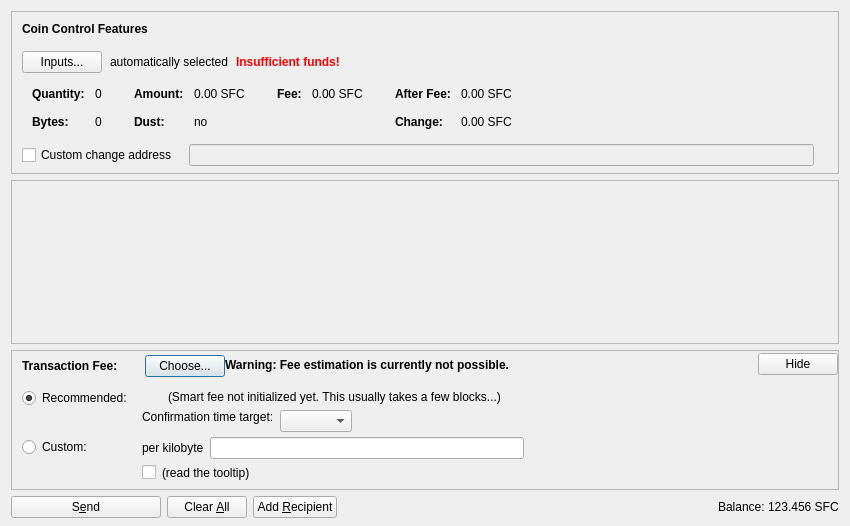
<?xml version="1.0" encoding="UTF-8"?>
<ui version="4.0">
 <class>SendCoinsDialog</class>
 <widget class="QDialog" name="SendCoinsDialog">
  <property name="geometry">
   <rect>
    <x>0</x>
    <y>0</y>
    <width>850</width>
    <height>526</height>
   </rect>
  </property>
  <property name="windowTitle">
   <string>Send Coins</string>
  </property>
  <layout class="QVBoxLayout" name="verticalLayout" stretch="0,1,0,0">
   <property name="bottomMargin">
    <number>8</number>
   </property>
   <item>
    <widget class="QFrame" name="frameCoinControl">
     <property name="sizePolicy">
      <sizepolicy hsizetype="Expanding" vsizetype="Expanding">
       <horstretch>0</horstretch>
       <verstretch>0</verstretch>
      </sizepolicy>
     </property>
     <property name="maximumSize">
      <size>
       <width>16777215</width>
       <height>16777215</height>
      </size>
     </property>
     <property name="frameShape">
      <enum>QFrame::StyledPanel</enum>
     </property>
     <property name="frameShadow">
      <enum>QFrame::Sunken</enum>
     </property>
     <layout class="QVBoxLayout" name="verticalLayoutCoinControl2">
      <property name="spacing">
       <number>0</number>
      </property>
      <property name="leftMargin">
       <number>0</number>
      </property>
      <property name="topMargin">
       <number>0</number>
      </property>
      <property name="rightMargin">
       <number>0</number>
      </property>
      <property name="bottomMargin">
       <number>6</number>
      </property>
      <item>
       <layout class="QVBoxLayout" name="verticalLayoutCoinControl" stretch="0,0,0,0,1">
        <property name="spacing">
         <number>0</number>
        </property>
        <property name="leftMargin">
         <number>10</number>
        </property>
        <property name="topMargin">
         <number>10</number>
        </property>
        <item>
         <layout class="QHBoxLayout" name="horizontalLayoutCoinControl1">
          <property name="bottomMargin">
           <number>15</number>
          </property>
          <item>
           <widget class="QLabel" name="labelCoinControlFeatures">
            <property name="sizePolicy">
             <sizepolicy hsizetype="Preferred" vsizetype="Maximum">
              <horstretch>0</horstretch>
              <verstretch>0</verstretch>
             </sizepolicy>
            </property>
            <property name="font">
             <font>
              <weight>75</weight>
              <bold>true</bold>
             </font>
            </property>
            <property name="styleSheet">
             <string notr="true">font-weight:bold;</string>
            </property>
            <property name="text">
             <string>Coin Control Features</string>
            </property>
           </widget>
          </item>
         </layout>
        </item>
        <item>
         <layout class="QHBoxLayout" name="horizontalLayoutCoinControl2" stretch="0,0,0,0">
          <property name="spacing">
           <number>8</number>
          </property>
          <property name="bottomMargin">
           <number>10</number>
          </property>
          <item>
           <widget class="QPushButton" name="pushButtonCoinControl">
            <property name="styleSheet">
             <string notr="true"/>
            </property>
            <property name="text">
             <string>Inputs...</string>
            </property>
            <property name="autoDefault">
             <bool>false</bool>
            </property>
           </widget>
          </item>
          <item>
           <widget class="QLabel" name="labelCoinControlAutomaticallySelected">
            <property name="text">
             <string>automatically selected</string>
            </property>
            <property name="margin">
             <number>5</number>
            </property>
           </widget>
          </item>
          <item>
           <widget class="QLabel" name="labelCoinControlInsuffFunds">
            <property name="font">
             <font>
              <weight>75</weight>
              <bold>true</bold>
             </font>
            </property>
            <property name="styleSheet">
             <string notr="true">color:red;font-weight:bold;</string>
            </property>
            <property name="text">
             <string>Insufficient funds!</string>
            </property>
            <property name="margin">
             <number>5</number>
            </property>
           </widget>
          </item>
          <item>
           <spacer name="horizontalSpacerCoinControl">
            <property name="orientation">
             <enum>Qt::Horizontal</enum>
            </property>
            <property name="sizeHint" stdset="0">
             <size>
              <width>40</width>
              <height>1</height>
             </size>
            </property>
           </spacer>
          </item>
         </layout>
        </item>
        <item>
         <widget class="QWidget" name="widgetCoinControl" native="true">
          <property name="sizePolicy">
           <sizepolicy hsizetype="Preferred" vsizetype="Preferred">
            <horstretch>0</horstretch>
            <verstretch>0</verstretch>
           </sizepolicy>
          </property>
          <property name="minimumSize">
           <size>
            <width>0</width>
            <height>0</height>
           </size>
          </property>
          <property name="styleSheet">
           <string notr="true"/>
          </property>
          <layout class="QHBoxLayout" name="horizontalLayoutCoinControl5">
           <property name="leftMargin">
            <number>0</number>
           </property>
           <property name="topMargin">
            <number>0</number>
           </property>
           <property name="rightMargin">
            <number>0</number>
           </property>
           <property name="bottomMargin">
            <number>0</number>
           </property>
           <item>
            <layout class="QHBoxLayout" name="horizontalLayoutCoinControl3" stretch="0,0,0,1">
             <property name="spacing">
              <number>20</number>
             </property>
             <property name="topMargin">
              <number>0</number>
             </property>
             <property name="bottomMargin">
              <number>10</number>
             </property>
             <item>
              <layout class="QFormLayout" name="formLayoutCoinControl1">
               <property name="horizontalSpacing">
                <number>10</number>
               </property>
               <property name="verticalSpacing">
                <number>14</number>
               </property>
               <property name="leftMargin">
                <number>10</number>
               </property>
               <property name="topMargin">
                <number>4</number>
               </property>
               <property name="rightMargin">
                <number>6</number>
               </property>
               <item row="0" column="0">
                <widget class="QLabel" name="labelCoinControlQuantityText">
                 <property name="font">
                  <font>
                   <weight>75</weight>
                   <bold>true</bold>
                  </font>
                 </property>
                 <property name="text">
                  <string>Quantity:</string>
                 </property>
                 <property name="margin">
                  <number>0</number>
                 </property>
                </widget>
               </item>
               <item row="0" column="1">
                <widget class="QLabel" name="labelCoinControlQuantity">
                 <property name="cursor">
                  <cursorShape>IBeamCursor</cursorShape>
                 </property>
                 <property name="contextMenuPolicy">
                  <enum>Qt::ActionsContextMenu</enum>
                 </property>
                 <property name="text">
                  <string notr="true">0</string>
                 </property>
                 <property name="margin">
                  <number>0</number>
                 </property>
                 <property name="textInteractionFlags">
                  <set>Qt::LinksAccessibleByMouse|Qt::TextSelectableByKeyboard|Qt::TextSelectableByMouse</set>
                 </property>
                </widget>
               </item>
               <item row="1" column="0">
                <widget class="QLabel" name="labelCoinControlBytesText">
                 <property name="font">
                  <font>
                   <weight>75</weight>
                   <bold>true</bold>
                  </font>
                 </property>
                 <property name="text">
                  <string>Bytes:</string>
                 </property>
                </widget>
               </item>
               <item row="1" column="1">
                <widget class="QLabel" name="labelCoinControlBytes">
                 <property name="cursor">
                  <cursorShape>IBeamCursor</cursorShape>
                 </property>
                 <property name="contextMenuPolicy">
                  <enum>Qt::ActionsContextMenu</enum>
                 </property>
                 <property name="text">
                  <string notr="true">0</string>
                 </property>
                 <property name="textInteractionFlags">
                  <set>Qt::LinksAccessibleByMouse|Qt::TextSelectableByKeyboard|Qt::TextSelectableByMouse</set>
                 </property>
                </widget>
               </item>
              </layout>
             </item>
             <item>
              <layout class="QFormLayout" name="formLayoutCoinControl2">
               <property name="horizontalSpacing">
                <number>10</number>
               </property>
               <property name="verticalSpacing">
                <number>14</number>
               </property>
               <property name="leftMargin">
                <number>6</number>
               </property>
               <property name="topMargin">
                <number>4</number>
               </property>
               <property name="rightMargin">
                <number>6</number>
               </property>
               <item row="0" column="0">
                <widget class="QLabel" name="labelCoinControlAmountText">
                 <property name="font">
                  <font>
                   <weight>75</weight>
                   <bold>true</bold>
                  </font>
                 </property>
                 <property name="text">
                  <string>Amount:</string>
                 </property>
                 <property name="margin">
                  <number>0</number>
                 </property>
                </widget>
               </item>
               <item row="0" column="1">
                <widget class="QLabel" name="labelCoinControlAmount">
                 <property name="cursor">
                  <cursorShape>IBeamCursor</cursorShape>
                 </property>
                 <property name="contextMenuPolicy">
                  <enum>Qt::ActionsContextMenu</enum>
                 </property>
                 <property name="text">
                  <string notr="true">0.00 SFC</string>
                 </property>
                 <property name="textInteractionFlags">
                  <set>Qt::LinksAccessibleByMouse|Qt::TextSelectableByKeyboard|Qt::TextSelectableByMouse</set>
                 </property>
                </widget>
               </item>
               <item row="1" column="0">
                <widget class="QLabel" name="labelCoinControlLowOutputText">
                 <property name="font">
                  <font>
                   <weight>75</weight>
                   <bold>true</bold>
                  </font>
                 </property>
                 <property name="text">
                  <string>Dust:</string>
                 </property>
                </widget>
               </item>
               <item row="1" column="1">
                <widget class="QLabel" name="labelCoinControlLowOutput">
                 <property name="cursor">
                  <cursorShape>IBeamCursor</cursorShape>
                 </property>
                 <property name="contextMenuPolicy">
                  <enum>Qt::ActionsContextMenu</enum>
                 </property>
                 <property name="text">
                  <string notr="true">no</string>
                 </property>
                 <property name="textInteractionFlags">
                  <set>Qt::LinksAccessibleByMouse|Qt::TextSelectableByKeyboard|Qt::TextSelectableByMouse</set>
                 </property>
                </widget>
               </item>
              </layout>
             </item>
             <item>
              <layout class="QFormLayout" name="formLayoutCoinControl3">
               <property name="horizontalSpacing">
                <number>10</number>
               </property>
               <property name="verticalSpacing">
                <number>14</number>
               </property>
               <property name="leftMargin">
                <number>6</number>
               </property>
               <property name="topMargin">
                <number>4</number>
               </property>
               <property name="rightMargin">
                <number>6</number>
               </property>
               <item row="0" column="0">
                <widget class="QLabel" name="labelCoinControlFeeText">
                 <property name="font">
                  <font>
                   <weight>75</weight>
                   <bold>true</bold>
                  </font>
                 </property>
                 <property name="text">
                  <string>Fee:</string>
                 </property>
                 <property name="margin">
                  <number>0</number>
                 </property>
                </widget>
               </item>
               <item row="0" column="1">
                <widget class="QLabel" name="labelCoinControlFee">
                 <property name="cursor">
                  <cursorShape>IBeamCursor</cursorShape>
                 </property>
                 <property name="contextMenuPolicy">
                  <enum>Qt::ActionsContextMenu</enum>
                 </property>
                 <property name="text">
                  <string notr="true">0.00 SFC</string>
                 </property>
                 <property name="textInteractionFlags">
                  <set>Qt::LinksAccessibleByMouse|Qt::TextSelectableByKeyboard|Qt::TextSelectableByMouse</set>
                 </property>
                </widget>
               </item>
              </layout>
             </item>
             <item>
              <layout class="QFormLayout" name="formLayoutCoinControl4">
               <property name="horizontalSpacing">
                <number>10</number>
               </property>
               <property name="verticalSpacing">
                <number>14</number>
               </property>
               <property name="leftMargin">
                <number>6</number>
               </property>
               <property name="topMargin">
                <number>4</number>
               </property>
               <property name="rightMargin">
                <number>6</number>
               </property>
               <item row="0" column="0">
                <widget class="QLabel" name="labelCoinControlAfterFeeText">
                 <property name="font">
                  <font>
                   <weight>75</weight>
                   <bold>true</bold>
                  </font>
                 </property>
                 <property name="text">
                  <string>After Fee:</string>
                 </property>
                 <property name="margin">
                  <number>0</number>
                 </property>
                </widget>
               </item>
               <item row="0" column="1">
                <widget class="QLabel" name="labelCoinControlAfterFee">
                 <property name="cursor">
                  <cursorShape>IBeamCursor</cursorShape>
                 </property>
                 <property name="contextMenuPolicy">
                  <enum>Qt::ActionsContextMenu</enum>
                 </property>
                 <property name="text">
                  <string notr="true">0.00 SFC</string>
                 </property>
                 <property name="textInteractionFlags">
                  <set>Qt::LinksAccessibleByMouse|Qt::TextSelectableByKeyboard|Qt::TextSelectableByMouse</set>
                 </property>
                </widget>
               </item>
               <item row="1" column="0">
                <widget class="QLabel" name="labelCoinControlChangeText">
                 <property name="font">
                  <font>
                   <weight>75</weight>
                   <bold>true</bold>
                  </font>
                 </property>
                 <property name="text">
                  <string>Change:</string>
                 </property>
                </widget>
               </item>
               <item row="1" column="1">
                <widget class="QLabel" name="labelCoinControlChange">
                 <property name="cursor">
                  <cursorShape>IBeamCursor</cursorShape>
                 </property>
                 <property name="contextMenuPolicy">
                  <enum>Qt::ActionsContextMenu</enum>
                 </property>
                 <property name="text">
                  <string notr="true">0.00 SFC</string>
                 </property>
                 <property name="textInteractionFlags">
                  <set>Qt::LinksAccessibleByMouse|Qt::TextSelectableByKeyboard|Qt::TextSelectableByMouse</set>
                 </property>
                </widget>
               </item>
              </layout>
             </item>
            </layout>
           </item>
          </layout>
         </widget>
        </item>
        <item>
         <layout class="QHBoxLayout" name="horizontalLayoutCoinControl4" stretch="0,0,0">
          <property name="spacing">
           <number>12</number>
          </property>
          <property name="sizeConstraint">
           <enum>QLayout::SetDefaultConstraint</enum>
          </property>
          <property name="topMargin">
           <number>5</number>
          </property>
          <property name="rightMargin">
           <number>5</number>
          </property>
          <item>
           <widget class="QCheckBox" name="checkBoxCoinControlChange">
            <property name="toolTip">
             <string>If this is activated, but the change address is empty or invalid, change will be sent to a newly generated address.</string>
            </property>
            <property name="text">
             <string>Custom change address</string>
            </property>
           </widget>
          </item>
          <item>
           <widget class="QValidatedLineEdit" name="lineEditCoinControlChange">
            <property name="enabled">
             <bool>false</bool>
            </property>
            <property name="sizePolicy">
             <sizepolicy hsizetype="Expanding" vsizetype="Fixed">
              <horstretch>0</horstretch>
              <verstretch>0</verstretch>
             </sizepolicy>
            </property>
           </widget>
          </item>
          <item>
           <widget class="QLabel" name="labelCoinControlChangeLabel">
            <property name="sizePolicy">
             <sizepolicy hsizetype="Preferred" vsizetype="Expanding">
              <horstretch>0</horstretch>
              <verstretch>0</verstretch>
             </sizepolicy>
            </property>
            <property name="minimumSize">
             <size>
              <width>0</width>
              <height>0</height>
             </size>
            </property>
            <property name="text">
             <string/>
            </property>
            <property name="margin">
             <number>3</number>
            </property>
           </widget>
          </item>
         </layout>
        </item>
        <item>
         <spacer name="verticalSpacerCoinControl">
          <property name="orientation">
           <enum>Qt::Vertical</enum>
          </property>
          <property name="sizeHint" stdset="0">
           <size>
            <width>800</width>
            <height>1</height>
           </size>
          </property>
         </spacer>
        </item>
       </layout>
      </item>
     </layout>
    </widget>
   </item>
   <item>
    <widget class="QScrollArea" name="scrollArea">
     <property name="widgetResizable">
      <bool>true</bool>
     </property>
     <widget class="QWidget" name="scrollAreaWidgetContents">
      <property name="geometry">
       <rect>
        <x>0</x>
        <y>0</y>
        <width>830</width>
        <height>104</height>
       </rect>
      </property>
      <layout class="QVBoxLayout" name="verticalLayout_2" stretch="0,1">
       <property name="leftMargin">
        <number>0</number>
       </property>
       <property name="topMargin">
        <number>0</number>
       </property>
       <property name="rightMargin">
        <number>0</number>
       </property>
       <property name="bottomMargin">
        <number>0</number>
       </property>
       <item>
        <layout class="QVBoxLayout" name="entries">
         <property name="spacing">
          <number>6</number>
         </property>
        </layout>
       </item>
       <item>
        <spacer name="verticalSpacer">
         <property name="orientation">
          <enum>Qt::Vertical</enum>
         </property>
         <property name="sizeHint" stdset="0">
          <size>
           <width>20</width>
           <height>40</height>
          </size>
         </property>
        </spacer>
       </item>
      </layout>
     </widget>
    </widget>
   </item>
   <item>
    <widget class="QFrame" name="frameFee">
     <property name="sizePolicy">
      <sizepolicy hsizetype="Expanding" vsizetype="Expanding">
       <horstretch>0</horstretch>
       <verstretch>0</verstretch>
      </sizepolicy>
     </property>
     <property name="maximumSize">
      <size>
       <width>16777215</width>
       <height>16777215</height>
      </size>
     </property>
     <property name="frameShape">
      <enum>QFrame::StyledPanel</enum>
     </property>
     <property name="frameShadow">
      <enum>QFrame::Sunken</enum>
     </property>
     <layout class="QVBoxLayout" name="verticalLayoutFee1">
      <property name="spacing">
       <number>0</number>
      </property>
      <property name="leftMargin">
       <number>0</number>
      </property>
      <property name="topMargin">
       <number>0</number>
      </property>
      <property name="rightMargin">
       <number>0</number>
      </property>
      <property name="bottomMargin">
       <number>0</number>
      </property>
      <item>
       <layout class="QVBoxLayout" name="verticalLayoutFee2" stretch="0,0,0">
        <property name="spacing">
         <number>0</number>
        </property>
        <property name="leftMargin">
         <number>10</number>
        </property>
        <property name="topMargin">
         <number>0</number>
        </property>
        <item>
         <layout class="QHBoxLayout" name="horizontalLayoutFee1">
          <property name="bottomMargin">
           <number>0</number>
          </property>
          <item>
           <layout class="QVBoxLayout" name="verticalLayoutFee7">
            <property name="spacing">
             <number>0</number>
            </property>
            <item>
             <spacer name="verticalSpacerSmartFee">
              <property name="orientation">
               <enum>Qt::Vertical</enum>
              </property>
              <property name="sizeType">
               <enum>QSizePolicy::Fixed</enum>
              </property>
              <property name="sizeHint" stdset="0">
               <size>
                <width>1</width>
                <height>4</height>
               </size>
              </property>
             </spacer>
            </item>
            <item>
             <layout class="QHBoxLayout" name="horizontalLayoutSmartFee">
              <property name="spacing">
               <number>10</number>
              </property>
              <item>
               <widget class="QLabel" name="labelFeeHeadline">
                <property name="sizePolicy">
                 <sizepolicy hsizetype="Preferred" vsizetype="Maximum">
                  <horstretch>0</horstretch>
                  <verstretch>0</verstretch>
                 </sizepolicy>
                </property>
                <property name="font">
                 <font>
                  <weight>75</weight>
                  <bold>true</bold>
                 </font>
                </property>
                <property name="styleSheet">
                 <string notr="true">font-weight:bold;</string>
                </property>
                <property name="text">
                 <string>Transaction Fee:</string>
                </property>
               </widget>
              </item>
              <item>
               <widget class="QLabel" name="labelFeeMinimized">
                <property name="text">
                 <string/>
                </property>
               </widget>
              </item>
              <item>
               <widget class="QPushButton" name="buttonChooseFee">
                <property name="text">
                 <string>Choose...</string>
                </property>
               </widget>
              </item>
             </layout>
            </item>
            <item>
             <spacer name="verticalSpacer_5">
              <property name="orientation">
               <enum>Qt::Vertical</enum>
              </property>
              <property name="sizeHint" stdset="0">
               <size>
                <width>1</width>
                <height>1</height>
               </size>
              </property>
             </spacer>
            </item>
           </layout>
          </item>
          <item>
           <widget class="QLabel" name="fallbackFeeWarningLabel">
            <property name="toolTip">
             <string>Using the fallbackfee can result in sending a transaction that will take several hours or days (or never) to confirm. Consider choosing your fee manually or wait until you have validated the complete chain.</string>
            </property>
            <property name="font">
            <font>
                <weight>75</weight>
                <bold>true</bold>
            </font>
            </property>
            <property name="text">
             <string>Warning: Fee estimation is currently not possible.</string>
            </property>
            <property name="wordWrap">
             <bool>false</bool>
            </property>
           </widget>
          </item>
          <item>
           <spacer name="horizontalSpacer_4">
            <property name="orientation">
             <enum>Qt::Horizontal</enum>
            </property>
            <property name="sizeType">
             <enum>QSizePolicy::MinimumExpanding</enum>
            </property>
            <property name="sizeHint" stdset="0">
             <size>
              <width>40</width>
              <height>20</height>
             </size>
            </property>
           </spacer>
          </item>
          <item>
           <widget class="QPushButton" name="buttonMinimizeFee">
            <property name="toolTip">
             <string>collapse fee-settings</string>
            </property>
            <property name="text">
             <string>Hide</string>
            </property>
           </widget>
          </item>
         </layout>
        </item>
        <item>
         <widget class="QFrame" name="frameFeeSelection">
          <layout class="QVBoxLayout" name="verticalLayoutFee12">
           <property name="spacing">
            <number>0</number>
           </property>
           <property name="leftMargin">
            <number>0</number>
           </property>
           <property name="topMargin">
            <number>0</number>
           </property>
           <property name="rightMargin">
            <number>0</number>
           </property>
           <property name="bottomMargin">
            <number>0</number>
           </property>
           <item>
            <layout class="QGridLayout" name="gridLayoutFee">
             <property name="topMargin">
              <number>10</number>
             </property>
             <property name="bottomMargin">
              <number>4</number>
             </property>
             <property name="horizontalSpacing">
              <number>10</number>
             </property>
             <property name="verticalSpacing">
              <number>4</number>
             </property>
             <item row="1" column="1">
              <layout class="QVBoxLayout" name="verticalLayoutFee8">
               <property name="spacing">
                <number>6</number>
               </property>
               <item>
                <layout class="QHBoxLayout" name="horizontalLayoutFee13">
                 <item>
                  <widget class="QLabel" name="labelCustomPerKilobyte">
                   <property name="toolTip">
                    <string>If the custom fee is set to 1000 satoshis and the transaction is only 250 bytes, then &quot;per kilobyte&quot; only pays 250 satoshis in fee, while &quot;total at least&quot; pays 1000 satoshis. For transactions bigger than a kilobyte both pay by kilobyte.</string>
                   </property>
                   <property name="text">
                    <string>per kilobyte</string>
                   </property>
                  </widget>
                 </item>
                 <item>
                  <widget class="BitcoinAmountField" name="customFee"/>
                 </item>
                 <item>
                  <spacer name="horizontalSpacer_6">
                   <property name="orientation">
                    <enum>Qt::Horizontal</enum>
                   </property>
                   <property name="sizeHint" stdset="0">
                    <size>
                     <width>1</width>
                     <height>1</height>
                    </size>
                   </property>
                  </spacer>
                 </item>
                </layout>
               </item>
               <item>
                <layout class="QHBoxLayout" name="horizontalLayoutFee8">
                 <item>
                  <widget class="QCheckBox" name="checkBoxMinimumFee">
                   <property name="toolTip">
                    <string>Paying only the minimum fee is just fine as long as there is less transaction volume than space in the blocks. But be aware that this can end up in a never confirming transaction once there is more demand for soficoin transactions than the network can process.</string>
                   </property>
                   <property name="text">
                    <string/>
                   </property>
                  </widget>
                 </item>
                 <item>
                  <widget class="QLabel" name="labelMinFeeWarning">
                   <property name="enabled">
                    <bool>true</bool>
                   </property>
                   <property name="toolTip">
                    <string>Paying only the minimum fee is just fine as long as there is less transaction volume than space in the blocks. But be aware that this can end up in a never confirming transaction once there is more demand for soficoin transactions than the network can process.</string>
                   </property>
                   <property name="text">
                    <string>(read the tooltip)</string>
                   </property>
                   <property name="margin">
                    <number>5</number>
                   </property>
                  </widget>
                 </item>
                 <item>
                  <spacer name="horizontalSpacer_2">
                   <property name="orientation">
                    <enum>Qt::Horizontal</enum>
                   </property>
                   <property name="sizeHint" stdset="0">
                    <size>
                     <width>1</width>
                     <height>1</height>
                    </size>
                   </property>
                  </spacer>
                 </item>
                </layout>
               </item>
              </layout>
             </item>
             <item row="0" column="0">
              <layout class="QVBoxLayout" name="verticalLayoutFee4" stretch="0,1">
               <item>
                <widget class="QRadioButton" name="radioSmartFee">
                 <property name="text">
                  <string>Recommended:</string>
                 </property>
                 <property name="checked">
                  <bool>true</bool>
                 </property>
                 <attribute name="buttonGroup">
                  <string notr="true">groupFee</string>
                 </attribute>
                </widget>
               </item>
               <item>
                <spacer name="verticalSpacer_2">
                 <property name="orientation">
                  <enum>Qt::Vertical</enum>
                 </property>
                 <property name="sizeHint" stdset="0">
                  <size>
                   <width>1</width>
                   <height>1</height>
                  </size>
                 </property>
                </spacer>
               </item>
              </layout>
             </item>
             <item row="1" column="0">
              <layout class="QVBoxLayout" name="verticalLayoutFee9" stretch="0,1">
               <item>
                <widget class="QRadioButton" name="radioCustomFee">
                 <property name="text">
                  <string>Custom:</string>
                 </property>
                 <attribute name="buttonGroup">
                  <string notr="true">groupFee</string>
                 </attribute>
                </widget>
               </item>
               <item>
                <spacer name="verticalSpacer_6">
                 <property name="orientation">
                  <enum>Qt::Vertical</enum>
                 </property>
                 <property name="sizeHint" stdset="0">
                  <size>
                   <width>1</width>
                   <height>1</height>
                  </size>
                 </property>
                </spacer>
               </item>
              </layout>
             </item>
             <item row="0" column="1">
              <layout class="QVBoxLayout" name="verticalLayoutFee3" stretch="0,0,1">
               <property name="spacing">
                <number>6</number>
               </property>
               <property name="topMargin">
                <number>2</number>
               </property>
               <item>
                <layout class="QHBoxLayout" name="horizontalLayoutFee12">
                 <item>
                  <widget class="QLabel" name="labelSmartFee">
                   <property name="text">
                    <string/>
                   </property>
                   <property name="margin">
                    <number>2</number>
                   </property>
                  </widget>
                 </item>
                 <item>
                  <widget class="QLabel" name="labelFeeEstimation">
                   <property name="text">
                    <string/>
                   </property>
                  </widget>
                 </item>
                 <item>
                  <widget class="QLabel" name="labelSmartFee2">
                   <property name="text">
                    <string>(Smart fee not initialized yet. This usually takes a few blocks...)</string>
                   </property>
                   <property name="margin">
                    <number>2</number>
                   </property>
                  </widget>
                 </item>
                 <item>
                  <spacer name="horizontalSpacer_5">
                   <property name="orientation">
                    <enum>Qt::Horizontal</enum>
                   </property>
                   <property name="sizeHint" stdset="0">
                    <size>
                     <width>1</width>
                     <height>1</height>
                    </size>
                   </property>
                  </spacer>
                 </item>
                </layout>
               </item>
               <item>
                <layout class="QHBoxLayout" name="horizontalLayoutFee9">
                 <item>
                  <layout class="QVBoxLayout" name="verticalLayoutFee6">
                   <item>
                    <widget class="QLabel" name="labelSmartFee3">
                     <property name="text">
                      <string>Confirmation time target:</string>
                     </property>
                     <property name="margin">
                      <number>2</number>
                     </property>
                    </widget>
                   </item>
                   <item>
                    <spacer name="verticalSpacer_3">
                     <property name="orientation">
                      <enum>Qt::Vertical</enum>
                     </property>
                     <property name="sizeHint" stdset="0">
                      <size>
                       <width>1</width>
                       <height>1</height>
                      </size>
                     </property>
                    </spacer>
                   </item>
                  </layout>
                 </item>
                 <item>
                  <layout class="QVBoxLayout" name="verticalLayoutFee5">
                   <property name="rightMargin">
                    <number>30</number>
                   </property>
                   <item>
                    <layout class="QHBoxLayout" name="horizontalLayoutConfTarget">
                     <property name="bottomMargin">
                      <number>0</number>
                     </property>
                     <item>
                      <widget class="QComboBox" name="confTargetSelector"/>
                     </item>
                     <item>
                      <spacer name="horizontalSpacerConfTarget">
                       <property name="orientation">
                        <enum>Qt::Horizontal</enum>
                       </property>
                       <property name="sizeHint" stdset="0">
                        <size>
                         <width>40</width>
                         <height>20</height>
                        </size>
                       </property>
                      </spacer>
                     </item>
                    </layout>
                   </item>
                  </layout>
                 </item>
                </layout>
               </item>
               <item>
                <spacer name="verticalSpacer_4">
                 <property name="orientation">
                  <enum>Qt::Vertical</enum>
                 </property>
                 <property name="sizeHint" stdset="0">
                  <size>
                   <width>1</width>
                   <height>1</height>
                  </size>
                 </property>
                </spacer>
               </item>
              </layout>
             </item>
            </layout>
           </item>
          </layout>
         </widget>
        </item>
        <item>
         <spacer name="verticalSpacerFee">
          <property name="orientation">
           <enum>Qt::Vertical</enum>
          </property>
          <property name="sizeHint" stdset="0">
           <size>
            <width>40</width>
            <height>5</height>
           </size>
          </property>
         </spacer>
        </item>
       </layout>
      </item>
     </layout>
    </widget>
   </item>
   <item>
    <layout class="QHBoxLayout" name="horizontalLayout">
     <item>
      <widget class="QPushButton" name="sendButton">
       <property name="minimumSize">
        <size>
         <width>150</width>
         <height>0</height>
        </size>
       </property>
       <property name="toolTip">
        <string>Confirm the send action</string>
       </property>
       <property name="text">
        <string>S&amp;end</string>
       </property>
       <property name="icon">
        <iconset resource="../bitcoin.qrc">
         <normaloff>:/icons/send</normaloff>:/icons/send</iconset>
       </property>
       <property name="autoDefault">
        <bool>false</bool>
       </property>
       <property name="default">
        <bool>false</bool>
       </property>
      </widget>
     </item>
     <item>
      <widget class="QPushButton" name="clearButton">
       <property name="sizePolicy">
        <sizepolicy hsizetype="Minimum" vsizetype="Fixed">
         <horstretch>0</horstretch>
         <verstretch>0</verstretch>
        </sizepolicy>
       </property>
       <property name="toolTip">
        <string>Clear all fields of the form.</string>
       </property>
       <property name="text">
        <string>Clear &amp;All</string>
       </property>
       <property name="icon">
        <iconset resource="../bitcoin.qrc">
         <normaloff>:/icons/remove</normaloff>:/icons/remove</iconset>
       </property>
       <property name="autoDefault">
        <bool>false</bool>
       </property>
      </widget>
     </item>
     <item>
      <widget class="QPushButton" name="addButton">
       <property name="toolTip">
        <string>Send to multiple recipients at once</string>
       </property>
       <property name="text">
        <string>Add &amp;Recipient</string>
       </property>
       <property name="icon">
        <iconset resource="../bitcoin.qrc">
         <normaloff>:/icons/add</normaloff>:/icons/add</iconset>
       </property>
       <property name="autoDefault">
        <bool>false</bool>
       </property>
      </widget>
     </item>
     <item>
      <spacer name="horizontalSpacer">
       <property name="orientation">
        <enum>Qt::Horizontal</enum>
       </property>
       <property name="sizeHint" stdset="0">
        <size>
         <width>40</width>
         <height>20</height>
        </size>
       </property>
      </spacer>
     </item>
     <item>
      <layout class="QHBoxLayout" name="horizontalLayout_2">
       <property name="spacing">
        <number>3</number>
       </property>
       <item>
        <widget class="QLabel" name="label">
         <property name="sizePolicy">
          <sizepolicy hsizetype="Preferred" vsizetype="Fixed">
           <horstretch>0</horstretch>
           <verstretch>0</verstretch>
          </sizepolicy>
         </property>
         <property name="text">
          <string>Balance:</string>
         </property>
        </widget>
       </item>
       <item>
        <widget class="QLabel" name="labelBalance">
         <property name="sizePolicy">
          <sizepolicy hsizetype="Preferred" vsizetype="Fixed">
           <horstretch>0</horstretch>
           <verstretch>0</verstretch>
          </sizepolicy>
         </property>
         <property name="cursor">
          <cursorShape>IBeamCursor</cursorShape>
         </property>
         <property name="text">
          <string notr="true">123.456 SFC</string>
         </property>
         <property name="textInteractionFlags">
          <set>Qt::LinksAccessibleByMouse|Qt::TextSelectableByKeyboard|Qt::TextSelectableByMouse</set>
         </property>
        </widget>
       </item>
      </layout>
     </item>
    </layout>
   </item>
  </layout>
 </widget>
 <customwidgets>
  <customwidget>
   <class>QValidatedLineEdit</class>
   <extends>QLineEdit</extends>
   <header>qt/qvalidatedlineedit.h</header>
  </customwidget>
  <customwidget>
   <class>BitcoinAmountField</class>
   <extends>QLineEdit</extends>
   <header>qt/bitcoinamountfield.h</header>
   <container>1</container>
  </customwidget>
 </customwidgets>
 <resources>
  <include location="../bitcoin.qrc"/>
 </resources>
 <connections/>
 <buttongroups>
  <buttongroup name="groupFee"/>
 </buttongroups>
</ui>
